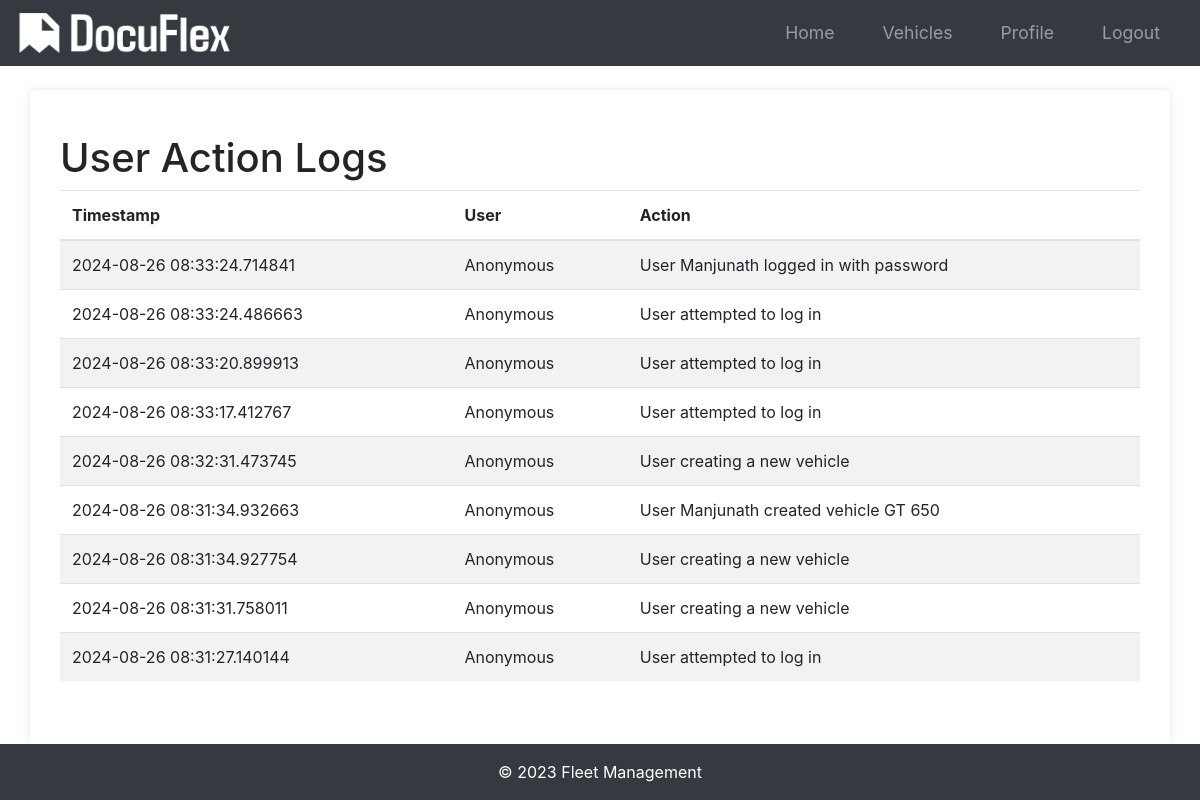
The app's page /logs (signed in) with its own data.
### app/models.py (models this page shows, shortened)
class Log(db.Model):
    id = db.Column(db.Integer, primary_key=True)
    user_id = db.Column(db.Integer, db.ForeignKey("user.id"), nullable=True)
    action = db.Column(db.String(255), nullable=False)
    timestamp = db.Column(db.DateTime, default=datetime.utcnow, nullable=False)

### app/routes.py (the view)
@main.route("/logs")
@login_required  # Ensure only logged-in users can see this
def view_logs():
    logs = Log.query.order_by(Log.timestamp.desc()).all()
    return render_template("view_logs.html", logs=logs)

### app/__init__.py (called while the page is built)
def create_app(config_class=Config):
    app = Flask(__name__)
    app.config.from_object(config_class)
    db.init_app(app)
    bcrypt.init_app(app)
    login_manager.init_app(app)
    mail.init_app(app)
    migrate.init_app(app, db)
    login_manager.login_view = "main.login"
    login_manager.login_message_category = "info"
    from app.models import User
    @login_manager.user_loader
    def load_user(user_id):
        return User.query.get(int(user_id))
    from app.routes import main as main_blueprint
    app.register_blueprint(main_blueprint)
    scheduler = BackgroundScheduler()
    scheduler.add_job(check_document_expirations, "interval", hours=24)
    scheduler.start()
    return app

### app/templates/view_logs.html (shortened to what this page needs)
{% extends "base.html" %}
{% block content %}
<div class="container">
    <h1 class="mt-4">User Action Logs</h1>
    <table class="table table-striped">
        <thead>
            <tr>
                <th scope="col">Timestamp</th>
                <th scope="col">User</th>
                <th scope="col">Action</th>
            </tr>
        </thead>
        <tbody>
            {% for log in logs %}
            <tr>
                <td>{{ log.timestamp }}</td>
                <td>{{ log.user.username if log.user else "Anonymous" }}</td>
                <td>{{ log.action }}</td>
            </tr>
            {% endfor %}
        </tbody>
    </table>
</div>
{% endblock %}

### app/static/styles.css (style rules this page uses)
body { font-family: Arial, sans-serif; margin: 0; padding: 0; background-color: #f4f4f4; }
.container { width: 80%; margin: 0 auto; }
body { font-family: Arial, sans-serif; margin: 0; padding: 0; }

### app/templates/base.html (style rules this page uses)
html, body { height: 100%; margin: 0; display: flex; flex-direction: column; }
.container { flex: 1; }

### records on screen
Log: timestamp "2024-08-26 08:33:24.714841", user "Anonymous", action "User Manjunath logged in with password"
Log: timestamp "2024-08-26 08:33:24.486663", user "Anonymous", action "User attempted to log in"
Log: timestamp "2024-08-26 08:33:20.899913", user "Anonymous", action "User attempted to log in"
Log: timestamp "2024-08-26 08:33:17.412767", user "Anonymous", action "User attempted to log in"
Log: timestamp "2024-08-26 08:32:31.473745", user "Anonymous", action "User creating a new vehicle"
Log: timestamp "2024-08-26 08:31:34.932663", user "Anonymous", action "User Manjunath created vehicle GT 650"
Log: timestamp "2024-08-26 08:31:34.927754", user "Anonymous", action "User creating a new vehicle"
Log: timestamp "2024-08-26 08:31:31.758011", user "Anonymous", action "User creating a new vehicle"
Log: timestamp "2024-08-26 08:31:27.140144", user "Anonymous", action "User attempted to log in"
